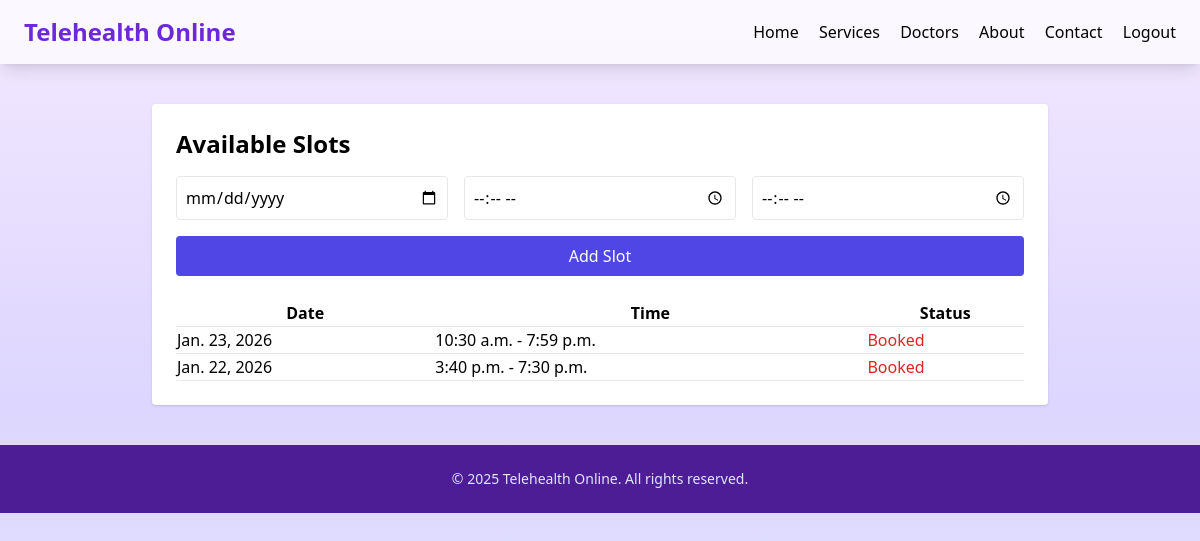
The page /appointments/doctor/slots/ (signed in) on the database as committed earlier.
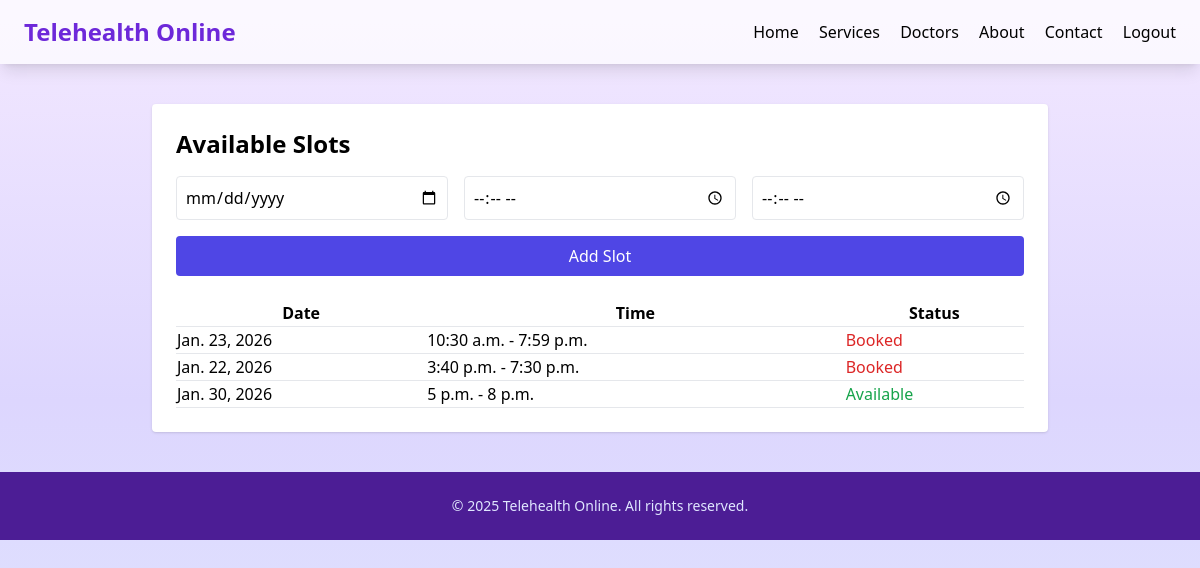
The same page on the database as committed later.
### appointments/models.py (models this page shows, shortened)
class DoctorAvailableSlot(models.Model):
    doctor = models.ForeignKey(
        User,
        on_delete=models.CASCADE,
        related_name="slots"
    )
    date = models.DateField()
    start_time = models.TimeField()
    end_time = models.TimeField()
    is_booked = models.BooleanField(default=False)

### appointments/views.py (the view, shortened to what this page needs)
# urls.py: path("doctor/slots/", views.doctor_slots, name="doctor_slots"),
@login_required
def doctor_slots(request):
    slots = DoctorAvailableSlot.objects.filter(doctor=request.user)
    return render(request, "appointments/doctor_slots.html", {
        "slots": slots
    })

### templates/appointments/doctor_slots.html (shortened to what this page needs)
{% extends "base.html" %}
{% block content %}
<div class="max-w-4xl mx-auto mt-10 bg-white p-6 rounded shadow">
  <h2 class="text-2xl font-bold mb-4">Available Slots</h2>
  <form method="post" class="grid grid-cols-3 gap-4 mb-6">
    <input type="date" name="date" required class="border p-2 rounded">
    <input type="time" name="start_time" required class="border p-2 rounded">
    <input type="time" name="end_time" required class="border p-2 rounded">
    <button class="col-span-3 bg-indigo-600 text-white py-2 rounded">
      Add Slot
    </button>
  </form>
  <table class="w-full">
    <tr class="border-b">
      <th>Date</th>
      <th>Time</th>
      <th>Status</th>
    </tr>
    {% for s in slots %}
    <tr class="border-b">
      <td>{{ s.date }}</td>
      <td>{{ s.start_time }} - {{ s.end_time }}</td>
      <td>
        {% if s.is_booked %}
          <span class="text-red-600">Booked</span>
        {% else %}
          <span class="text-green-600">Available</span>
        {% endif %}
      </td>
    </tr>
    {% empty %}
    <tr><td colspan="3">No slots yet</td></tr>
    {% endfor %}
  </table>
</div>
{% endblock %}

### templates/base.html (shortened to what this page needs)
<!DOCTYPE html>
<html lang="en">
<head>
  <script src="https://cdn.tailwindcss.com"></script>
</head>
<body class="bg-gradient-to-b from-purple-100 via-violet-200 to-indigo-100 min-h-screen">
  <nav class="flex items-center justify-between px-6 py-4 bg-white bg-opacity-70 shadow-lg">
    <div class="text-2xl font-bold text-violet-700">Telehealth Online</div>
    <div class="space-x-4">
      <a href="{% url 'home' %}" class="nav-link">Home</a>
      <a href="#services" class="nav-link">Services</a>
      <a href="#doctors" class="nav-link">Doctors</a>
      <a href="#about" class="nav-link">About</a>
      <a href="#contact" class="nav-link">Contact</a>
      {% if user.is_authenticated %}
        <a href="{% url 'logout' %}" class="btn">Logout</a>
      {% else %}
        <a href="{% url 'login' %}" class="btn">Login</a>
      {% endif %}
    </div>
  </nav>
  {% block content %}{% endblock %}
  <footer class="mt-10 bg-violet-900 text-indigo-100 p-6 text-center text-sm">
    © 2025 Telehealth Online. All rights reserved.
  </footer>
</body>
</html>

Rows that differ between the two databases and show on the page:
added DoctorAvailableSlot: date "Jan. 30, 2026", start_time "5 p.m.", end_time "8 p.m.", is_booked "Available"
